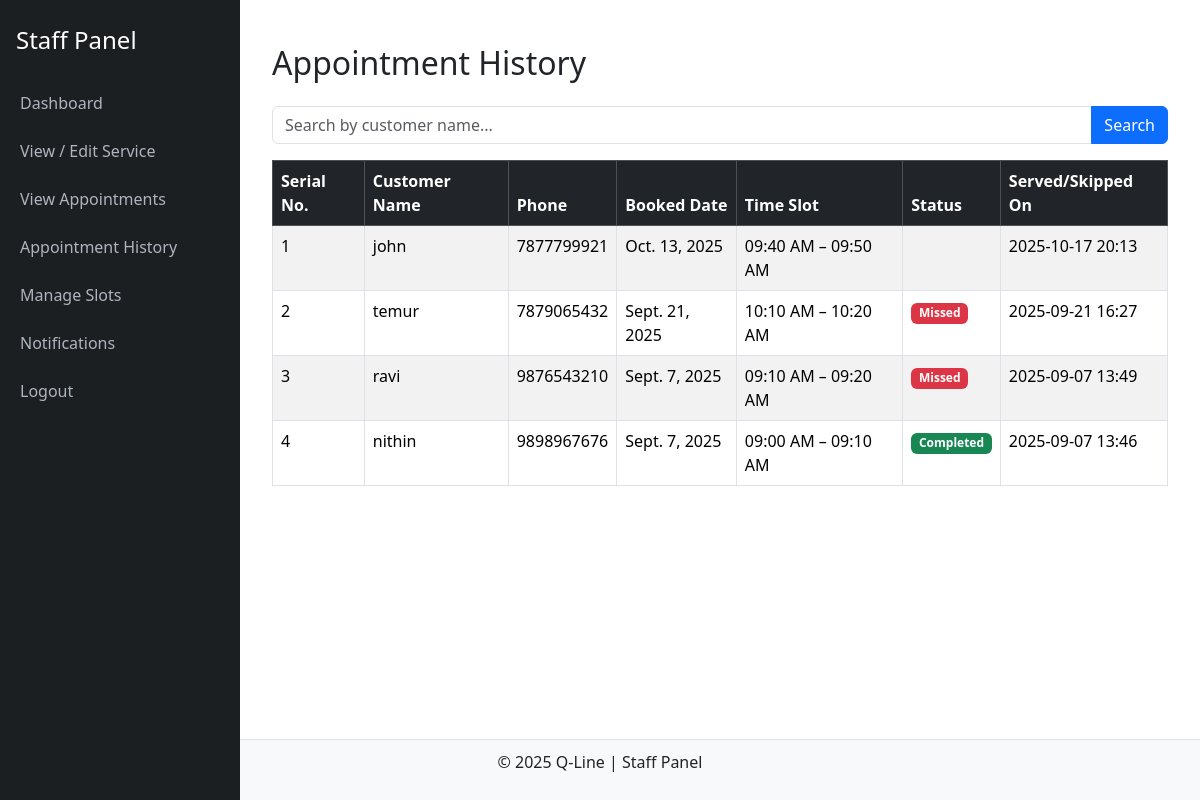
Screenshot of /staff/history/ (signed in) with the database file from the repository.
### bookings/models.py (models this page shows, shortened)
class Appointment(models.Model):
    user = models.ForeignKey(User, on_delete=models.CASCADE)
    org = models.ForeignKey(Organization, on_delete=models.CASCADE)
    name = models.CharField(max_length=100)
    date = models.DateField()
    time_slot = models.CharField(max_length=20)
    phone = models.CharField(max_length=15)
    status = models.CharField(max_length=20, default="Booked")
    updated_at = models.DateTimeField(auto_now=True)

### staff/views.py (the view)
# urls.py: path('history/', views.staff_history, name='staff_history'),
def staff_history(request):
    staff_id = request.session.get("staff_id")
    if not staff_id:
        return redirect("staff_login")
    org = Organization.objects.filter(staff_id=staff_id).first()
    if not org:
        return render(request, "staff/staff_history.html", {"appointments": []})
    search_query = request.GET.get("q")
    appointments = Appointment.objects.filter(org=org).exclude(status="Booked")
    if search_query:
        appointments = appointments.filter(name__icontains=search_query)
    return render(request, "staff/staff_history.html", {
        "appointments": appointments.order_by("-updated_at"),
        "staff_org": org
    })

### staff/templates/staff/staff_history.html
{% extends "staff/base.html" %}
{% load static %}
{% block content %}
<div class="container mt-4">
    <h2 class="mb-4">Appointment History</h2>
    <form method="GET" class="mb-3">
        <div class="input-group">
            <input type="text" name="q" class="form-control" placeholder="Search by customer name..." value="{{ request.GET.q }}">
            <button type="submit" class="btn btn-primary">Search</button>
        </div>
    </form>
    <div class="table-responsive">
        <table class="table table-striped table-bordered">
            <thead class="table-dark">
                <tr>
                    <th>Serial No.</th>
                    <th>Customer Name</th>
                    <th>Phone</th>
                    <th>Booked Date</th>
                    <th>Time Slot</th>
                    <th>Status</th>
                    <th>Served/Skipped On</th>
                </tr>
            </thead>
            <tbody>
                {% if appointments %}
                    {% for appointment in appointments %}
                    <tr>
                        <td>{{ forloop.counter }}</td>
                        <td>{{ appointment.name }}</td>
                        <td>{{ appointment.phone }}</td>
                        <td>{{ appointment.date }}</td>
                        <td>{{ appointment.time_slot }}</td>
                        <td>
                            {% if appointment.status == "Completed" %}
                                <span class="badge bg-success">Completed </span>
                            {% elif appointment.status == "Missed" %}
                                <span class="badge bg-danger">Missed </span>
                            {% endif %}
                        </td>
                        <td>{{ appointment.updated_at|date:"Y-m-d H:i" }}</td>
                    </tr>
                    {% endfor %}
                {% else %}
                    <tr>
                        <td colspan="7" class="text-center">No appointment history found.</td>
                    </tr>
                {% endif %}
            </tbody>
        </table>
    </div>
</div>
{% endblock %}

### staff/templates/staff/base.html (style rules this page uses)
body { min-height: 100vh; display: flex; flex-direction: column; }
h2 { margin-bottom: 24px; }

### rows the page displays
Appointment: name "john", phone "7877799921", date "Oct. 13, 2025", time_slot "09:40 AM – 09:50 AM", updated_at "2025-10-17 20:13"
Appointment: name "temur", phone "7879065432", date "Sept. 21, 2025", time_slot "10:10 AM – 10:20 AM", status "Missed", updated_at "2025-09-21 16:27"
Appointment: name "ravi", phone "9876543210", date "Sept. 7, 2025", time_slot "09:10 AM – 09:20 AM", status "Missed", updated_at "2025-09-07 13:49"
Appointment: name "nithin", phone "9898967676", date "Sept. 7, 2025", time_slot "09:00 AM – 09:10 AM", status "Completed", updated_at "2025-09-07 13:46"
